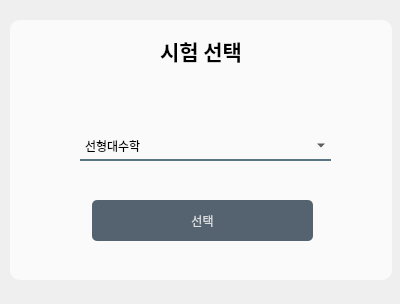
<?xml version="1.0" encoding="UTF-8"?>
<ui version="4.0">
 <class>Dialog</class>
 <widget class="QDialog" name="Dialog">
  <property name="geometry">
   <rect>
    <x>0</x>
    <y>0</y>
    <width>400</width>
    <height>304</height>
   </rect>
  </property>
  <property name="windowTitle">
   <string>Dialog</string>
  </property>
  <property name="styleSheet">
   <string notr="true">QPushButton#pushButton{
	background-color:rgba(85,98,112,255);
	color:rgba(255,255,255,200);
	border-radius:5px;
}
QPushButton#pushButton:pressed{
	padding-left:5px;
	padding-top:5px;
	background-color:rgba(225,200,5,1);
	background-position:calc(100% - 10px)center;
}
QPushButton#pushButton:hover{
	background-color:rgba(255,200,0,1);
}</string>
  </property>
  <widget class="QLabel" name="label">
   <property name="geometry">
    <rect>
     <x>10</x>
     <y>20</y>
     <width>382</width>
     <height>260</height>
    </rect>
   </property>
   <property name="styleSheet">
    <string notr="true">background-color:rgba(250,250,250,255);
border-radius:10px;</string>
   </property>
   <property name="text">
    <string/>
   </property>
  </widget>
  <widget class="QComboBox" name="comboBox">
   <property name="geometry">
    <rect>
     <x>80</x>
     <y>130</y>
     <width>251</width>
     <height>31</height>
    </rect>
   </property>
   <property name="styleSheet">
    <string notr="true">background-color:rgba(0,0,0,0);
border:2px solid rgba(0,0,0,0);
border-bottom-color:rgba(46,82,101,200);
color:rgb(0,0,0);
padding-bottim:7px;</string>
   </property>
   <item>
    <property name="text">
     <string>선형대수학</string>
    </property>
   </item>
   <item>
    <property name="text">
     <string>python</string>
    </property>
   </item>
   <item>
    <property name="text">
     <string>c#</string>
    </property>
   </item>
   <item>
    <property name="text">
     <string>확률과통계</string>
    </property>
   </item>
   <item>
    <property name="text">
     <string>운영체제</string>
    </property>
   </item>
  </widget>
  <widget class="QLabel" name="label_3">
   <property name="geometry">
    <rect>
     <x>160</x>
     <y>30</y>
     <width>91</width>
     <height>41</height>
    </rect>
   </property>
   <property name="font">
    <font>
     <family>에스코어 드림 7 ExtraBold</family>
     <pointsize>16</pointsize>
     <weight>75</weight>
     <bold>true</bold>
    </font>
   </property>
   <property name="text">
    <string>시험 선택</string>
   </property>
  </widget>
  <widget class="QPushButton" name="pushButton">
   <property name="geometry">
    <rect>
     <x>92</x>
     <y>200</y>
     <width>221</width>
     <height>41</height>
    </rect>
   </property>
   <property name="styleSheet">
    <string notr="true"/>
   </property>
   <property name="text">
    <string>선택</string>
   </property>
  </widget>
 </widget>
 <resources/>
 <connections/>
</ui>
